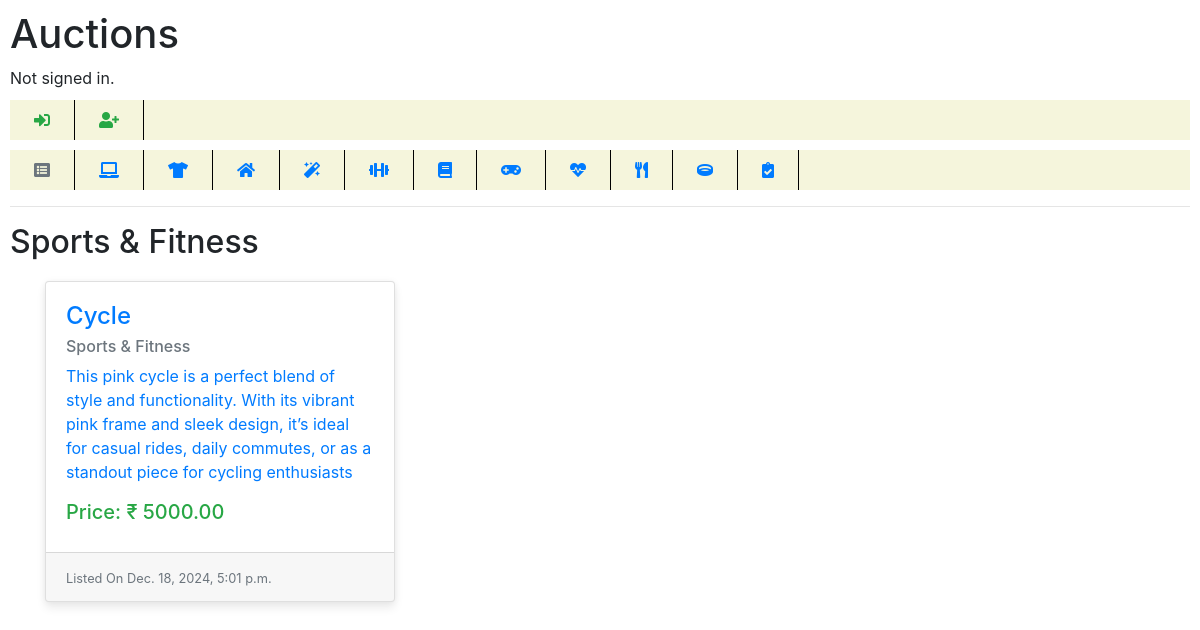
Screenshot of /category/SnF with the database file from the repository.
### auctions/models.py (models this page shows, shortened)
class Listing(models.Model):
    CATEGORIES = [
        ('EnG', "Electronics & Gadgets"),
        ('FnA', "Fashion & Apparel"),
        ('HnL', "Home & Living"),
        ('BnP', "Beauty & Personal Care"),
        ('SnF', "Sports & Fitness"),
        ('BnS', "Books & Stationery"),
        ('TnG', "Toys & Games"),
        ('HnW', "Health & Wellness"),
        ('KnD', "Kitchen & Dining"),
        ('JnA', "Jewelry & Accessories")
    ]
    title = models.CharField(max_length=32)
    description = models.TextField(max_length=200)
    currentBid = models.DecimalField(help_text="In Rupees (₹)", default=0.0, decimal_places=2, max_digits=12)
    image = models.ImageField(upload_to='images/', blank=True)
    category = models.CharField(max_length=3, choices=CATEGORIES, blank=True)
    listedBy = models.ForeignKey(User, on_delete=models.CASCADE, related_name="mylistings")
    listedOn = models.DateTimeField(auto_now_add=True)
    closed = models.BooleanField(default=False)

### auctions/views.py (the view)
# urls.py: path("category/<str:cid>", views.category, name="category")
def category(request, cid=None):
    if cid is None:
        return render(request, "auctions/error/404.html")
    categories = [x[1] for x in Listing.CATEGORIES]
    catIDs = [x[0] for x in Listing.CATEGORIES]
    if cid in catIDs:
        cat = categories[catIDs.index(cid)]
        listings = Listing.objects.filter(category=cid, closed=False)
        return render(request, "auctions/category.html", {
            "listings": listings,
            "category": cat
        })
    else:
        return render(request, "auctions/invalid_method.html", {
            "err_msg": "The Category seems to be invalid."
        })

### auctions/templates/auctions/category.html (shortened to what this page needs)
{% extends "auctions/layout.html" %}
{% load static %}
{% block head %}
<link rel="stylesheet" href="{% static 'auctions/product_cards.css' %}" type="text/css" >
{% endblock %}
{% block body %}
<h2>{{category}}</h2>
<div class="container" style="min-width: 95vw;">
    <div class="row">
        {% for listing in listings %}
            <div class="col-12 col-sm-8 col-md-6 col-lg-4" style="margin: 12px 0;">
                <a href="{% url 'listing' pid=listing.id %}" class="card-wrapper-link">
                    <div class="card">
                        <div class="card-body">
                            <h4 class="card-title">{{listing.title}}</h4>
                            <h6 class="card-subtitle mb-2 text-muted">{{listing.get_category_display}}</h6>
                            <p class="card-text">
                                {{listing.description}}
                            </p>
                            <div class="buy d-flex justify-content-between align-items-center">
                                <div class="price text-success">
                                    <h5>Price: ₹ {{listing.currentBid}} </h5>
                                </div>
                            </div>
                        </div>
                        <div class="card-footer">
                            <small class="text-muted">Listed On {{listing.listedOn}}</small>
                        </div>
                    </div>
                </a>
            </div>
        {% empty %}
            <i>No Active Listing in this Category..</i>
        {% endfor %}
    </div>
</div>
{% endblock %}

### auctions/static/auctions/styles.css (style rules this page uses)
body { padding: 10px; }

### auctions/static/auctions/product_cards.css (style rules this page uses)
.card { border-radius: 4px; background: #fff; box-shadow: 0 6px 10px rgba(0,0,0,.08), 0 0 6px rgba(0,0,0,.05); transition: .3s transform cubic-bezier(.155,1.105,.295,1.12),.3s box-shadow,.3s -webkit-transform cubic-bezier(.155,1.105,.295,1.12); cursor: pointer; }

### rows the page displays
Listing: title "Cycle", category "Sports & Fitness", description "This pink cycle is a perfect blend of style and functionality. With its vibrant pink frame and sleek design, it’s ideal for casual rides, daily commutes, or as a standout piece for cycling enthusiasts", currentBid "5000.00", listedOn "Dec. 18, 2024, 5:01 p.m."

### other values shown
{{ category }} "Sports & Fitness"
